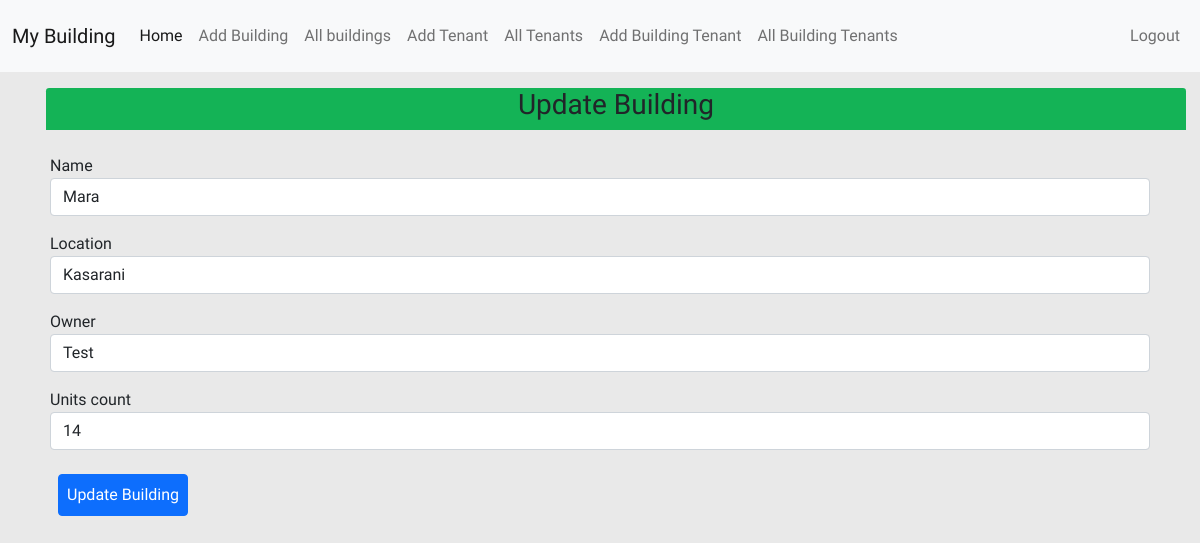
Page /update/1/ (signed in) on the committed database.
### rental/models.py (models this page shows, shortened)
class Building(models.Model):
    name = models.CharField(max_length = 255, blank = False)
    location  = models.CharField(max_length =255, blank=False)
    owner = models.CharField(max_length = 255, blank=False)
    units_count = models.CharField(max_length = 255, blank=False)

### rental/views.py (the view, shortened to what this page needs)
# urls.py: path('update/<int:id>/', views.update_building_view, name='updateBuilding'),
def update_building_view(request, id):
    if request.method == 'GET':
        building=Building.objects.get(id = id)
        return render(request,'rentals/update.html',
                { 'building':building })

### rental/templates/rentals/update.html (shortened to what this page needs)
{% extends 'rentals/layout.html' %}
{% block body-content %}
<div class="container">
    <div class="row">
        <div class="header m-3">
            <h3>Update Building</h3>
        </div>
        <form action="{% url 'updateBuilding' building.id%}" method="post">
            <div class="row from-group p-2">
                <label for="name"> Name
                    <input class="form-control" id="name" name="name" type="text" value={{ building.name }}>
                </label>
            </div>
            <div class="row from-group p-2">
                <label for="location"> Location
                    <input class="form-control" id="location" name="location" type="text" value={{ building.location }}>
                </label>
            </div>
            <div class="row from-group p-2">
                <label for="owner"> Owner
                    <input class="form-control" id="owner" name="owner" type="text" value={{ building.owner }}>
                </label>
            </div>
            <div class="row from-group p-2">
                <label for="units_control"> Units count
                    <input class="form-control" id="units_control" name="units" type="text" value={{ building.units_count }}>
                </label>
            </div>
            <div class="form-group p-3">
                <button class="btn btn-primary p-2">Update Building</button>
            </div>
        </form>
    </div>
</div>
{% endblock body-content %}

### rental/static/rentals/main.css (style rules this page uses)
body { background-color: rgb(233, 233, 233)!important; box-sizing: border-box; overflow-x: hidden; font-family: 'Assistant', sans-serif; }
.header { background-color: #14b356; display: flex; justify-content: center; margin-top: -1rem; border-top-left-radius: .2rem; border-top-right-radius: .2rem; }

### rows in the picture
Building: location "Kasarani", owner "Test", units "14"
